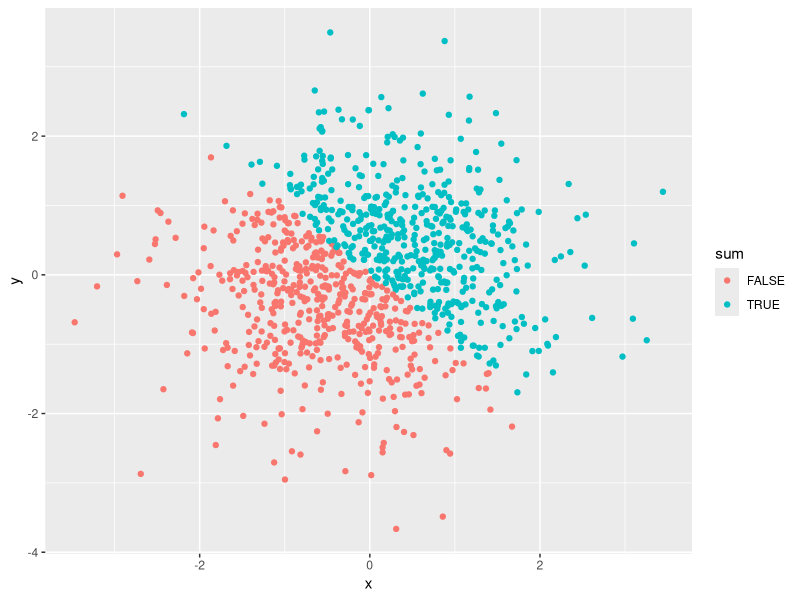
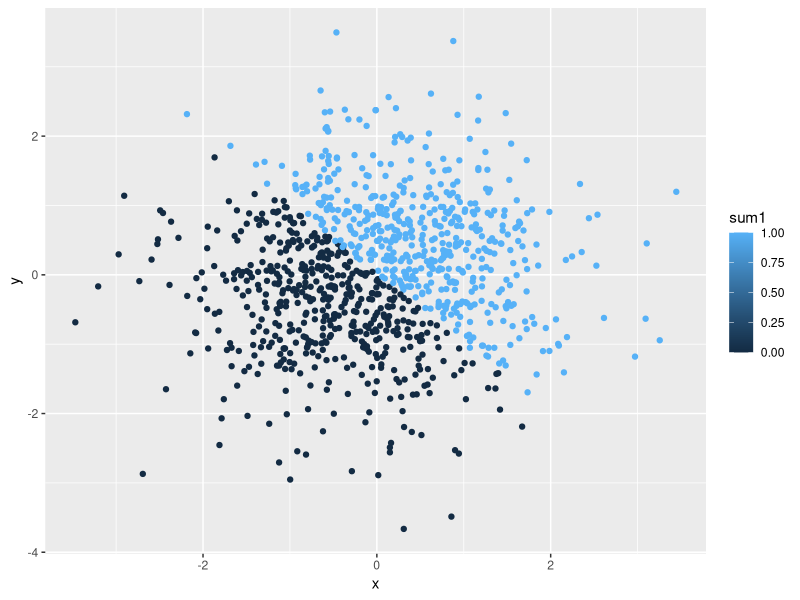
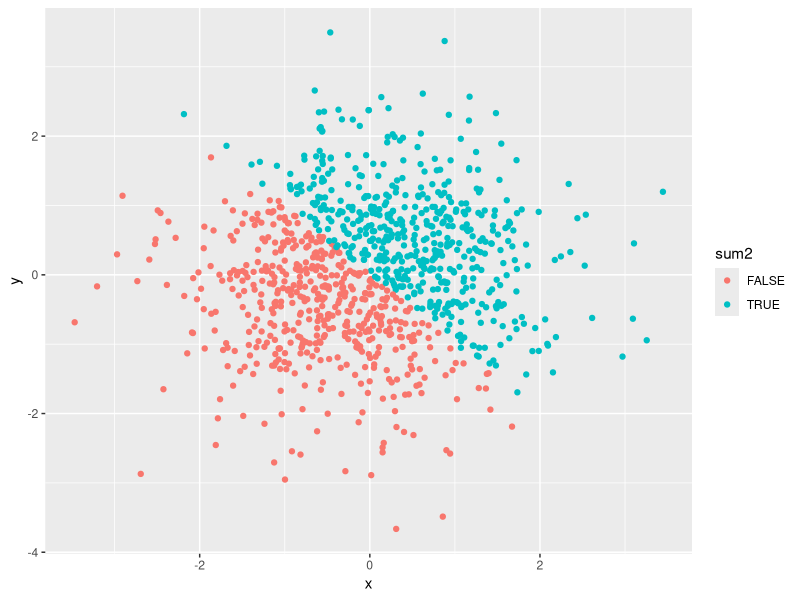
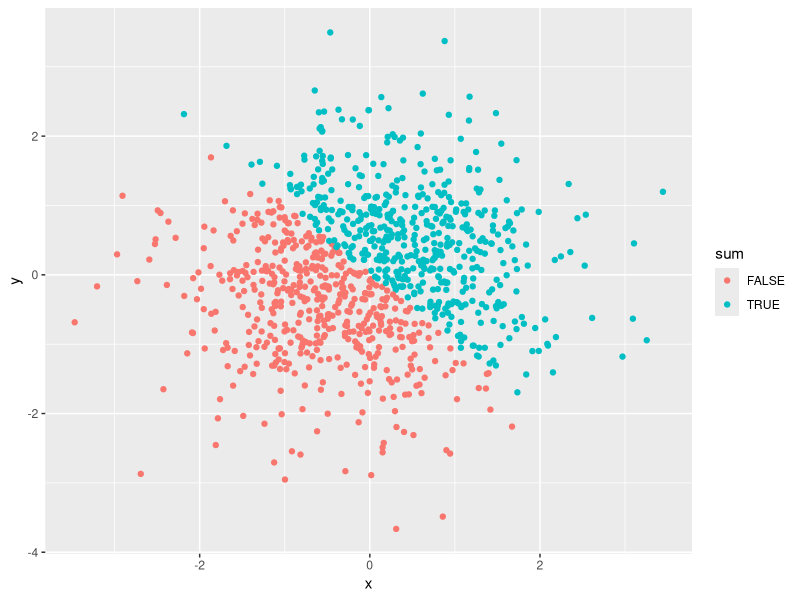
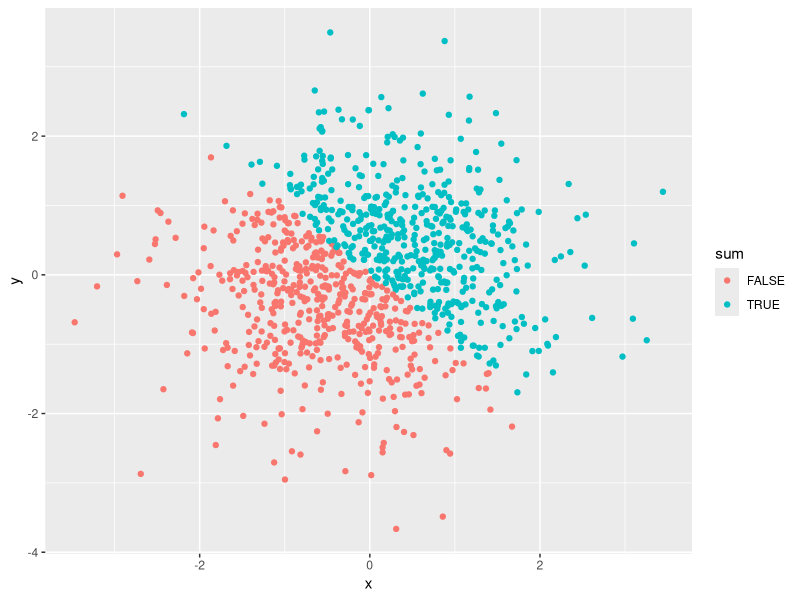

Write the R code that produced these figures, in order.
## ---- chunk 1
knitr::opts_chunk$set(echo = TRUE)
library(tidyverse)
## ---- chunk 2
## A random sample of size 10 from a uniform [0,5] distribution
x = runif(10, min = 0, max = 5)
x
  
## A logical vector indicating whether elements of the sample are greater than 2
x > 2

## A (length-10) character vector
food <- c("I", "am", "very", "hungry", "would", "you", "like", "to", "go", "eat")

## A (length-10) factor vector
size <- c("Small", "Large", "Medium", "Medium", "Medium", "Large", "Small", "Large", "Large", "Medium")

## Creating a data frame comprised of the variables above
homework_df = tibble(
  vec_char = c("I", "am", "very", "hungry", "would", "you", "like", "to", "go", "eat"),
  vec_logical = c(x > 2),
  vec_factor = factor(c("Small", "Large", "Medium", "Medium", "Medium", "Large", "Small", "Large", "Large", "Medium"))
)

homework_df
## ---- chunk 3
## Mean of logical vector 
mean(x > 2)

## Mean of character vector
mean(food)

## Mean of factor vector
mean(size)

## Out of the 3 variables, only the logical vector was able to produce a mean (0.6). It did not work for character and factor vector because both are not numeric or logical. 
## ---- chunk 4
## Applying as.numeric function to logical, character, and factor variables
as.numeric(as.factor(size))

as.numeric(as.character(food))

as.numeric(as.logical(x > 2))
## ---- chunk 5
## Converting character variable from character to factor to numeric
as.numeric(as.factor(food))

## Converting factor variable from factor to character to numeric
as.numeric(as.character(size))

## When I tried to convert character variable from character to factor to numeric, I was able to make the conversion and the output was numeric. However, when I tried converting factor variable from factor to character to numeric, the output was all NA.
## ---- chunk 6
## Creating a data frame 
plot_df = tibble(
  x = rnorm(1000),
  y = rnorm(1000),
  sum = x + y > 0,
  sum1 = as.numeric(sum),
  sum2 = as.factor(sum)
)

plot_df

## ---- chunk 7
## Scatterplot of y vs x (using the logical variable)
ggplot(plot_df, aes(x = x, y = y)) + geom_point(aes(color = sum))

## Scatterplot of y vs x (using the numeric variable)
ggplot(plot_df, aes(x = x, y = y)) + geom_point(aes(color = sum1))

## Scatterplot of y vs x (using the factor variable)
ggplot(plot_df, aes(x = x, y = y)) + geom_point(aes(color = sum2))

## The color scale for the first scatterplot using logical variable and the third scatterplot using factor variable consisted of two contrasting colors (red and blue) representing "true" or "false". The color scale for the second scatterplot using numeric variable, consisted of a blue gradient corresponding to values from 0.00 to 1.00.  
## ---- chunk 8
## Export first scatterplot to project directory using ggsave
ggplot(plot_df, aes(x = x, y = y)) + geom_point(aes(color = sum))
ggsave("scatter_plot1.pdf", height = 4, width = 6)
